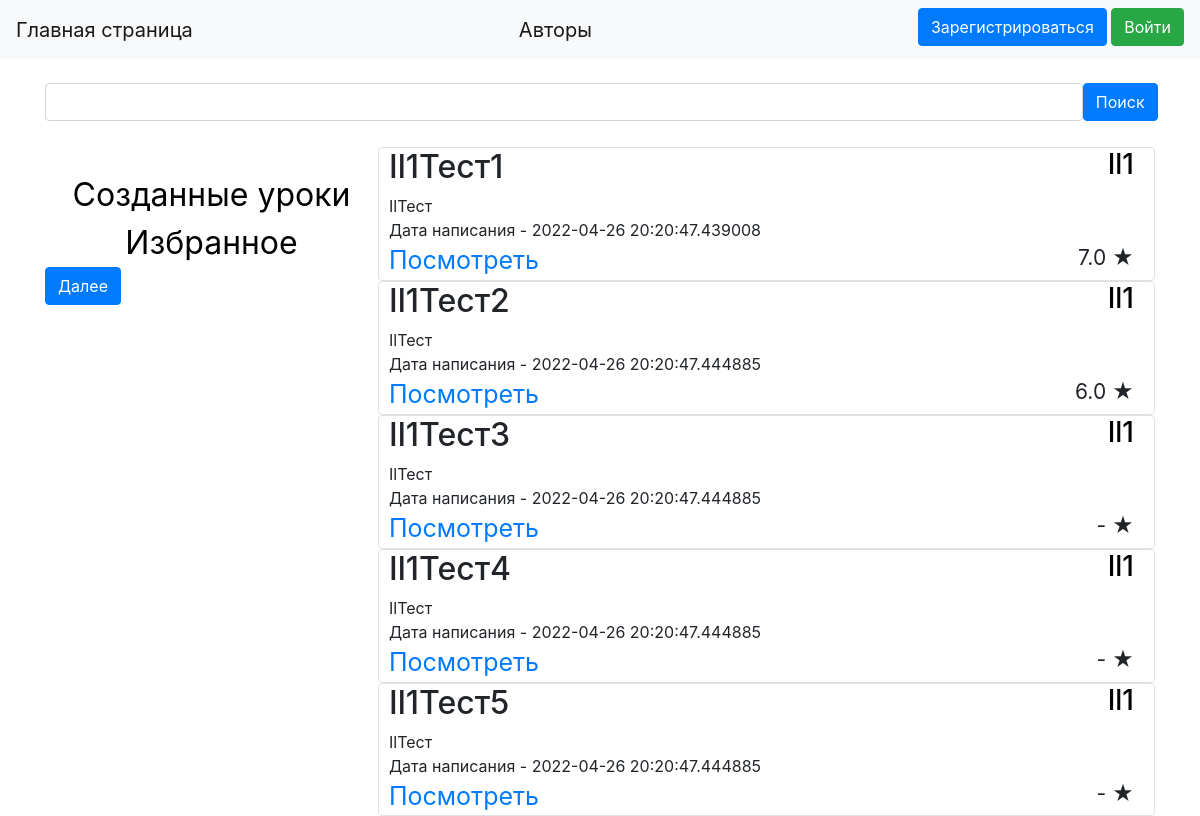
/profile/Il1, run on an earlier commit of the app's database.
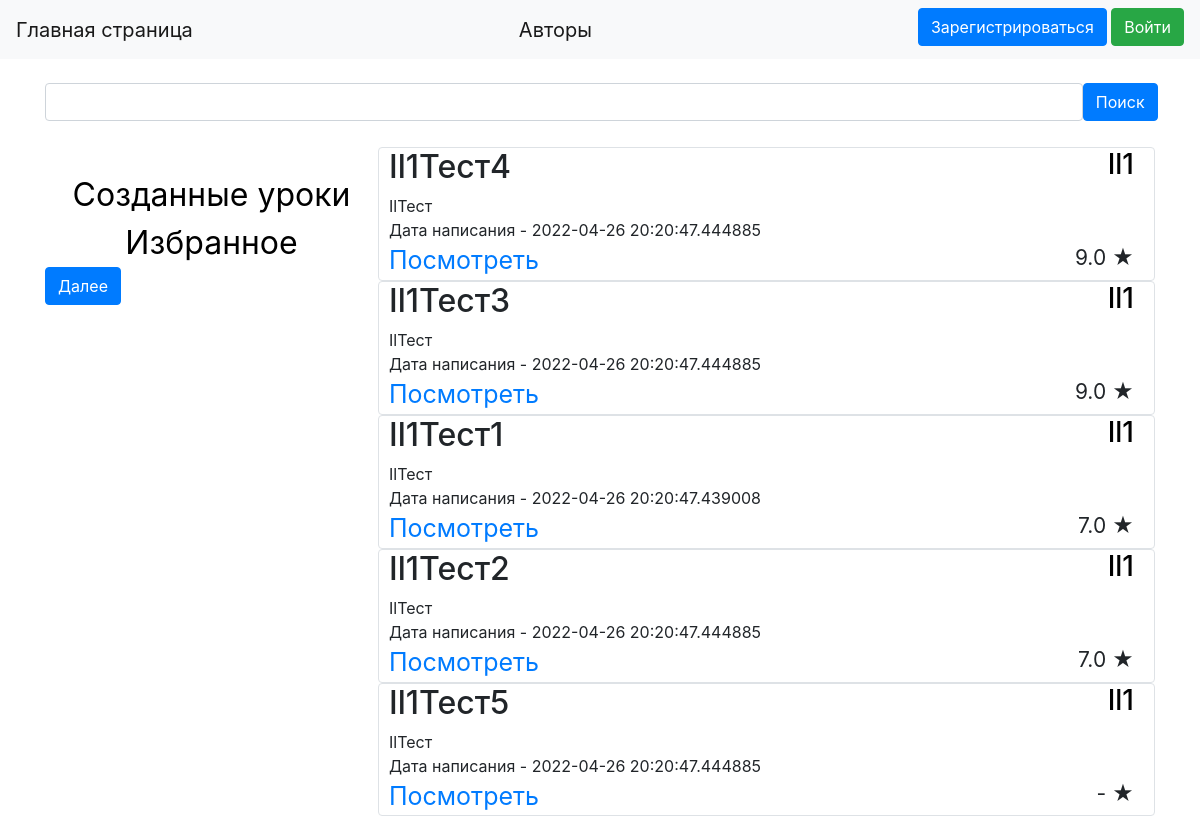
And on a later commit of the database.
### data1/lessons.py (models this page shows, shortened)
class Lesson(SqlAlchemyBase):
    __tablename__ = 'lessons'
    id = sqlalchemy.Column(sqlalchemy.Integer,
                           primary_key=True, autoincrement=True)
    title = sqlalchemy.Column(sqlalchemy.String, nullable=True)
    content = sqlalchemy.Column(sqlalchemy.String, nullable=True)
    added_to_favorites_count = sqlalchemy.Column(sqlalchemy.Integer, default=0)
    rate = sqlalchemy.Column(sqlalchemy.Float, default=0)
    rates_count = sqlalchemy.Column(sqlalchemy.Integer, default=0)
    created_date = sqlalchemy.Column(sqlalchemy.DateTime,
                                     default=datetime.datetime.now)
    user_id = sqlalchemy.Column(sqlalchemy.Integer,
                                sqlalchemy.ForeignKey("users.id"))
    user = orm.relation('User')
    favourites = orm.relation("Favourites", back_populates='lesson')

### data1/users.py (models this page shows, shortened)
class User(SqlAlchemyBase, UserMixin):
    __tablename__ = 'users'
    id = sqlalchemy.Column(sqlalchemy.Integer,
                           primary_key=True, autoincrement=True)
    name = sqlalchemy.Column(sqlalchemy.String, unique=True, nullable=True)
    about = sqlalchemy.Column(sqlalchemy.String, nullable=True)
    email = sqlalchemy.Column(sqlalchemy.String,
                              index=True, unique=True, nullable=True)
    hashed_password = sqlalchemy.Column(sqlalchemy.String, nullable=True)
    created_lessons_count = sqlalchemy.Column(sqlalchemy.Integer, default=0)
    favourites_lessons_count = sqlalchemy.Column(sqlalchemy.Integer, default=0)
    created_date = sqlalchemy.Column(sqlalchemy.DateTime,
                                     default=datetime.datetime.now)
    lessons = orm.relation("Lesson", back_populates='user')
    favourites = orm.relation("Favourites", back_populates='user')

### LearnCreator.py (the view, shortened to what this page needs)
@app.route('/profile/<string:name>', methods=['GET', 'POST'])
def watch_profile(name):
    global limit, user_now, profile, FirstResult, search_now, lessons_now_count
    search = SearchForm()
    if name != user_now:
        profile = 'your_lessons'
        search_now, user_now, FirstResult, limit = start_parameters()
    if request.method == "POST":
        FirstResult = 0
        limit = 5
        search_now = search.search.data
    db_sess = db_session.create_session()
    user = db_sess.query(User).filter(User.name == name).first()
    user_now = user.name
    db_sess = db_session.create_session()
    my_favourites_ids = []
    if current_user.is_authenticated:
        my_favourites_ids = [x.lesson_id for x in
                             db_sess.query(Favourites.lesson_id).filter(
                                 Favourites.user_id == current_user.id).distinct()]
    favourites_ids = [x.lesson_id for x in
                      db_sess.query(Favourites.lesson_id).filter(Favourites.user_id == user.id).distinct()]
    if profile == 'your_lessons':
        lessons = db_sess.query(Lesson).filter(Lesson.title.like(f'%{search_now}%') | Lesson.title.like(
            '%' + str(search_now).capitalize() + '%') | Lesson.title.like(
            '%' + str(search_now).lower() + '%') | Lesson.title.like(
            '%' + str(search_now).upper() + '%'), Lesson.user_id == user.id).order_by(-Lesson.rate,
                                                                                      -Lesson.added_to_favorites_count,
                                                                                      Lesson.title)[
                  FirstResult:limit]
        lessons_now_count = db_sess.query(Lesson).filter(Lesson.title.like(f'%{search_now}%') | Lesson.title.like(
            '%' + str(search_now).capitalize() + '%') | Lesson.title.like(
            '%' + str(search_now).lower() + '%') | Lesson.title.like(
            '%' + str(search_now).upper() + '%'), Lesson.user_id == user.id).count()
    return render_template('profile.html', user=user, profile=profile, lessons=lessons, search=search,
                           lessons_now_count=lessons_now_count, FirstResult=FirstResult, limit=limit,
                           my_favourites_ids=my_favourites_ids)

### forms/search.py
class SearchForm(FlaskForm):
    search = StringField('Поиск')
    select = SubmitField('Поиск')
    estimate = StringField('Оценка')
    further = SubmitField('Далее')
    back = SubmitField('Назад')

### data1/db_session.py (called while the page is built)
def create_session() -> Session:
    global __factory
    return __factory()

### templates/profile.html (shortened to what this page needs)
{% extends "base.html" %}
{% block content %}
<br>
<form action="" method="post">
    <div style="float: left; width: 93.5%">{{ search.search(class="form-control") }}</div>
    <div style="float: right; width: 6.5%">{{ search.select(type="submit", class="btn btn-primary")
        }}
    </div>
</form>
<br>
<div class="text_url" style="float: left">
    <a href="/your_lessons" class="url">Созданные уроки</a><br>
    <a href="/your_favourites" class="url">Избранное</a>
</div>
<div style="padding-top: 40px">
    {% for item in lessons%}
    <div class="col-md6 border rounded" style="float: right; width: 70%">
        <h2 style="float: left; width: 50%; padding-left: 10px">{{item.title}}</h2>
        <h3 style="float: right; width: 50%; padding-right: 20px" align="right">
            <a href="/profile/{{ item.user.name }}" class="url1">{{item.user.name}}</a>
        </h3>
        <div style="float:left; width: 100%; padding-left: 10px">
            {{item.content}}
        </div>
        <div style="padding-left: 10px">
            Дата написания - {{item.created_date}}
        </div>
        <div style="float: right; width: 14.1%; font-size: 21px; padding-right: 20px" align="right">
            {% if item.rates_count>0%}
            {{item.rate}} &#9733
            {% else %}
            - &#9733
            {% endif %}
        </div>
        <div class="text3" style="font-size: 25px;  padding-left: 10px; width: 80%">
            <a href="/lesson/{{ item.id }}">Посмотреть</a>
        </div>
    </div>
    {% endfor %}
    {% if lessons_now_count>limit%}
    <a href="/limit_profile">{{ search.further(type="submit", class="btn btn-primary") }}</a>
    {% endif %}
</div>
{% endblock %}

What changed in the data, as far as the page shows it:
changed Lesson "Il1Тест4": rate (not shown) → "9.0"; rates_count "- ★" → "★"; moves up the list
changed Lesson "Il1Тест3": rate (not shown) → "9.0"; rates_count "- ★" → "★"; moves up the list
changed Lesson "Il1Тест2": rate "6.0" → "7.0"
